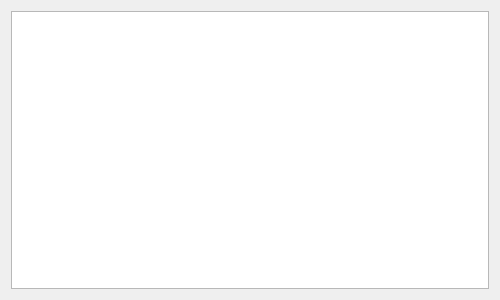
<?xml version="1.0" encoding="UTF-8"?>
<ui version="4.0">
 <class>Form</class>
 <widget class="QWidget" name="Form">
  <property name="geometry">
   <rect>
    <x>0</x>
    <y>0</y>
    <width>500</width>
    <height>300</height>
   </rect>
  </property>
  <property name="windowTitle">
   <string>База данных Кофе</string>
  </property>
  <layout class="QVBoxLayout" name="verticalLayout">
   <item>
    <widget class="QTableWidget" name="tableWidget"/>
   </item>
  </layout>
 </widget>
 <resources/>
 <connections/>
</ui>
